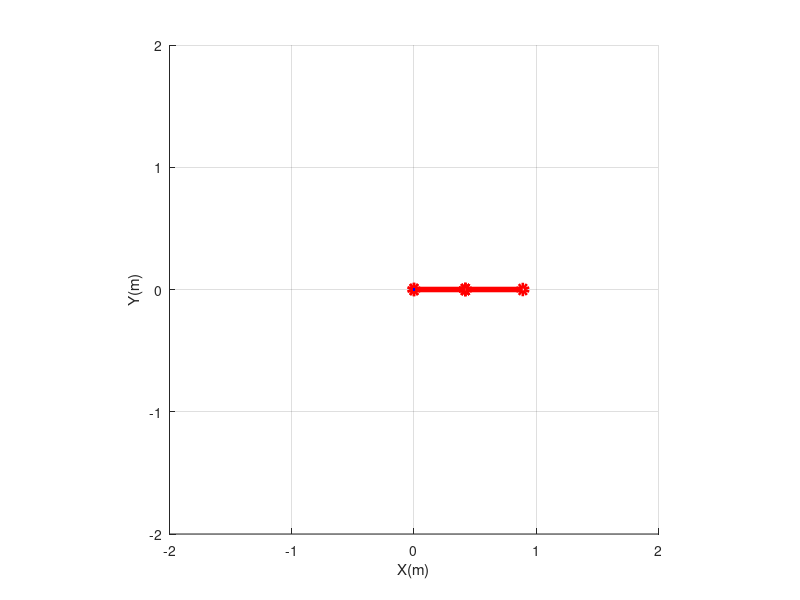

Write the MATLAB code that produced this figure. (Note: this script raises an error after producing the figure.)
%%
clc
clear
close all
% Link length- can be changed  % length of first arm  % length of second arm % length of third arm
l1=0.56;
l2=0.42;
l3=0.24;
l4=0.37;
l5=0.47;
hold('on')
% Axis Properties
X=[0 0 l2 l2 l2 l2+l5];
Y=[0 0 0 0 0 0];
Z=[0 l1 l1 l1+l3 l1+l3+l4 l1+l3+l4];
Tool = plot3(X,Y,Z,'ro-','LineWidth',4,'XDataSource','X','YDataSource','Y','ZDataSource','Z');
axis([-2 2 -2 2 0 2]);
set(gca,'DataAspectRatio',[1 1 1])
grid on
hold('on')

xlabel('X(m)')
ylabel('Y(m)')
zlabel('Z(m)')

for q1 = -pi/2: 0.5 :pi/2
    for q2 = 0:0.3:l2
        for q3 =-pi/2:0.5:0
            for q4 =-pi/2:0.2:pi/2
                for q5 = 0:0.08:l5
                    % Ve quy dao cua 5 khau
                    X0=0;
                    X1=0;
                    X2=cos(q1) * q2;
                    X3=cos(q1) * (l3 * cos(q3) + q2);
                    X4=cos(q1) * (l3 * cos(q3) + cos(q3) * l4 + q2);
                    X5=-sin(q3) * cos(q4) * cos(q1) * q5 - sin(q1) * sin(q4) * q5 + cos(q1) * cos(q3) * l4 + cos(q1) * l3 * cos(q3) + cos(q1) * q2;
                    X=[X0 X1 X2 X3 X4 X5];
                    
                    Y0=0;
                    Y1=0;
                    Y2=sin(q1) * q2;
                    Y3=sin(q1) * (l3 * cos(q3) + q2);
                    Y4=sin(q1) * (l3 * cos(q3) + cos(q3) * l4 + q2);
                    Y5=-sin(q3) * sin(q1) * cos(q4) * q5 + sin(q4) * cos(q1) * q5 + sin(q1) * cos(q3) * l4 + sin(q1) * l3 * cos(q3) + sin(q1) * q2;
                    Y=[Y0 Y1 Y2 Y3 Y4 Y5];
                    
                    Z0=0;
                    Z1=l1;
                    Z2=l1;
                    Z3=-l3 * sin(q3) + l1;
                    Z4=-sin(q3) * l4 - l3 * sin(q3) + l1;
                    Z5=-cos(q3) * cos(q4) * q5 - sin(q3) * l4 - l3 * sin(q3) + l1;
                    Z=[Z0 Z1 Z2 Z3 Z4 Z5];
                    % Chi ve quy dao diem thao tac
                    X1=[0 X5];
                    Y1=[0 Y5];
                    Z1=[0 Z5];
                    %set(gca,'xlim',[-1.3 1.3],'Ylim',[-1.3 1.3],'Zlim',[0 1.3]);
                    plot3(X1,Y1,Z1,'b.')
                    refreshdata(Tool,'caller')
                    drawnow
                    grid on
                    hold on
                end
            end
        end
    end
end

